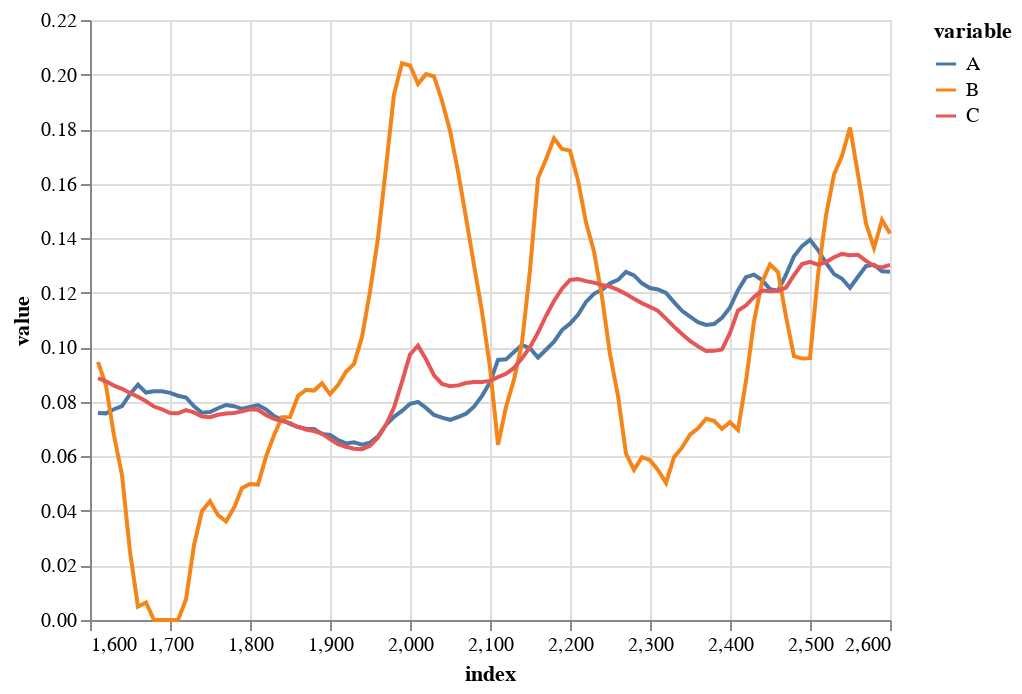

The notebook cell saved with this chart:
### Code cell
alt.Chart(Sdfg).mark_line().encode(
  alt.X('index:Q'),
  alt.Y('value:Q'),
  alt.Color('variable:N')
)

### Figure 1 — Vega-Lite specification as saved in the notebook (floating-point values rounded to 4 significant figures; data arrays with more than 128 entries replaced by an {"elided": "..."} marker saying what was removed)
{"config": {"view": {"continuousWidth": 400, "continuousHeight": 300}}, "data": {"name": "data-f08e142f70d8f1a45e2f69b010a4d2c6"}, "mark": "line", "encoding": {"color": {"type": "nominal", "field": "variable"}, "x": {"type": "quantitative", "field": "index"}, "y": {"type": "quantitative", "field": "value"}}, "$schema": "https://vega.github.io/schema/vega-lite/v4.8.1.json", "datasets": {"data-f08e142f70d8f1a45e2f69b010a4d2c6": {"elided": "300 records"}}}
